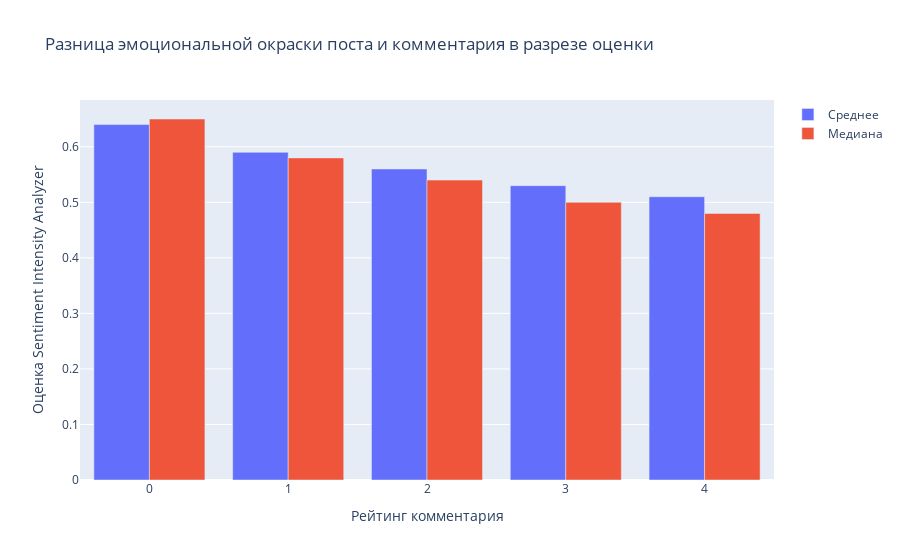

Source (notebook cell):
### Markdown cell above
Попробуем теперь оценить разницу между семантической оценкой поста и комментария в зависимости от рейтинга комментарияю.

### Code cell
diff_compound_df = train_df.groupby('score')['diff_compound'].agg(['mean', 'median']).reset_index().round(2)

# строим график
diff_compound_plot = go.Figure()

# для среднего
diff_compound_plot.add_trace(go.Bar(
   x=diff_compound_df['score'],
   y=diff_compound_df['mean'],
   name='Среднее')
)

# для медианы
diff_compound_plot.add_trace(go.Bar(
   x=diff_compound_df['score'],
   y=diff_compound_df['median'],
   name='Медиана')
)

diff_compound_plot.update_layout(
   title='Разница эмоциональной окраски поста и комментария в разрезе оценки',
   xaxis_title='Рейтинг комментария',
   yaxis_title='Оценка Sentiment Intensity Analyzer'
)

### Figure 1 — Plotly figure (JSON) as saved in the notebook; plotly's stock layout.template omitted (floating-point values rounded to 4 significant figures)
{"data": [{"name": "Среднее", "type": "bar", "x": [0, 1, 2, 3, 4], "y": [0.64, 0.59, 0.56, 0.53, 0.51]}, {"name": "Медиана", "type": "bar", "x": [0, 1, 2, 3, 4], "y": [0.65, 0.58, 0.54, 0.5, 0.48]}], "layout": {"title": {"text": "Разница эмоциональной окраски поста и комментария в разрезе оценки"}, "xaxis": {"title": {"text": "Рейтинг комментария"}}, "yaxis": {"title": {"text": "Оценка Sentiment Intensity Analyzer"}}}}
